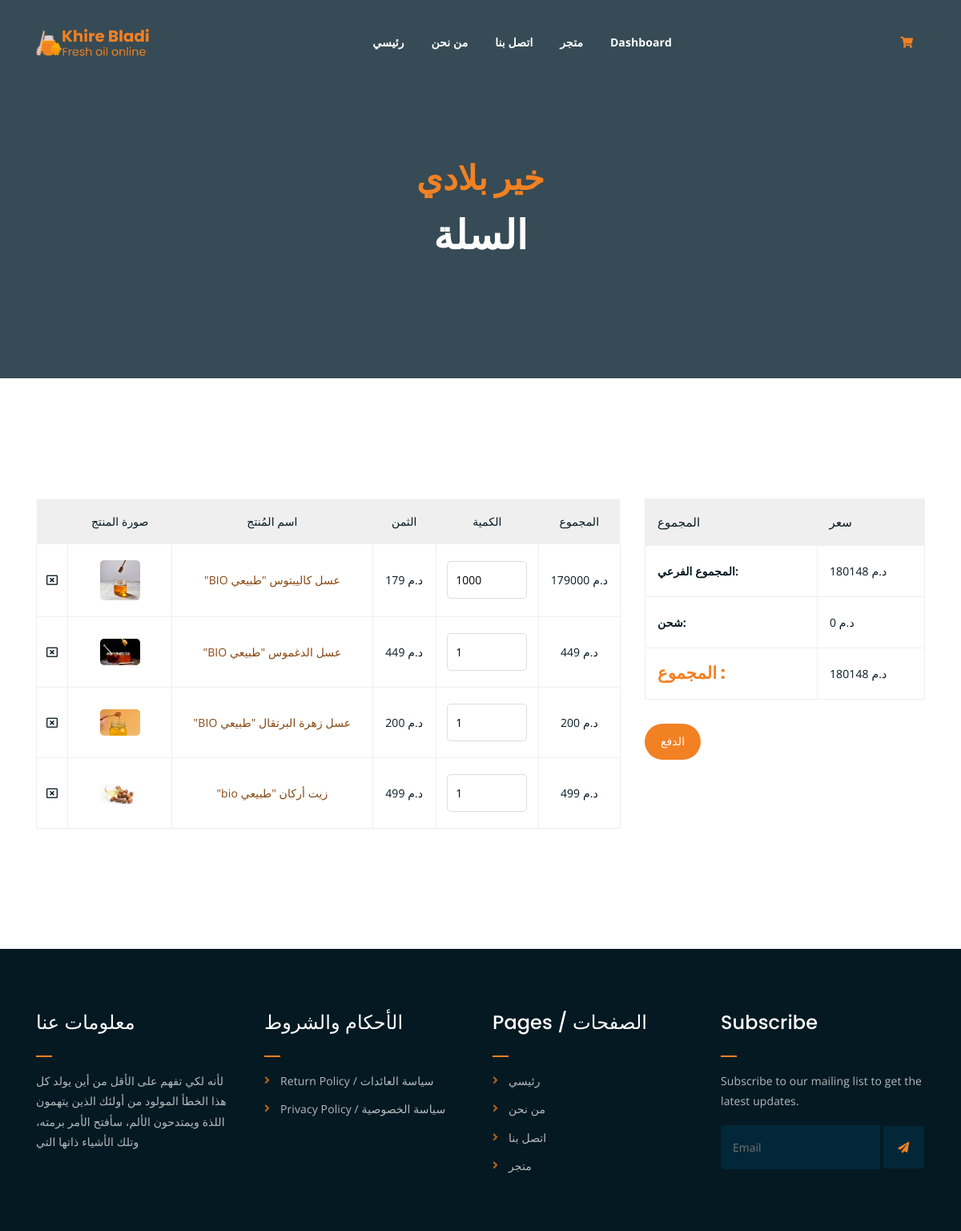
Page /products/cart (signed in) on the committed database.
### products/models.py (models this page shows, shortened)
class OrderItem(models.Model):
    product = models.ForeignKey(Product, on_delete=models.SET_NULL, blank=True, null=True)
    order = models.ForeignKey(Order, on_delete=models.SET_NULL, blank=True, null=True)
    quantity = models.IntegerField(default=0, blank=True, null=True)
    date_added = models.DateTimeField(auto_now_add=True)
    @property
    def get_total(self):
        return self.product.price * self.quantity

class Product(models.Model):
    name = models.CharField(max_length = 100)
    discription = models.TextField()
    categories = models.ForeignKey(Categories, on_delete=models.CASCADE, null=True)
    price = models.FloatField()
    anchor_price = models.FloatField()
    product_image = models.ImageField(upload_to = "product", null=True)
    date = models.DateTimeField(auto_now_add=True)
    is_active = models.BooleanField(default=True)
    slug = AutoSlugField(unique=True)

class Order(models.Model):
    customer = models.ForeignKey(Customer, on_delete=models.SET_NULL, blank=True, null=True)
    date_order = models.DateTimeField(auto_now_add=True)
    complete = models.BooleanField(default=False, blank=True, null=True)
    @property
    def get_cart_total(self):
        orderitem = self.orderitem_set.all()
        total = sum( [ item.get_total for item in orderitem ] )
        return total

### products/views.py (the view)
# urls.py: path("cart", cart, name="cart"),
def cart(request):
    customer = get_customer(request)
    order, created = Order.objects.get_or_create(customer=customer, complete=False)
    items = order.orderitem_set.all()
    context = {
        "items":items,
        "order":order,
    }
    return render(request, 'products/cart.html', context)

### products/context_processors.py (called while the page is built)
def cart_items(request):
    items = []
    try:
        customer = request.user.customer
    except AttributeError :
        try:
            device = request.COOKIES['device']
            customer, created = Customer.objects.get_or_create(device=device)
            order, created = Order.objects.get_or_create(customer=customer, complete=False)
            items = order.orderitem_set.all()
        except:
            items = []
    return {'cartItems': len(items),}

def crsf_token(request):
    csrf_token_included = request.session.get('csrf_token_included', False)
    request.session['csrf_token_included'] = True
    return {'csrf_token_included': csrf_token_included}

### products/views.py (called while the page is built)
def get_customer(request):
    try:
        customer = request.user.customer
    except:
        device = request.COOKIES['device']
        customer, created = Customer.objects.get_or_create(device=device)
    return customer

### products/templates/products/cart.html (shortened to what this page needs)
{% extends 'base.html' %}
{% load static %}
{% block content %}
<div class="breadcrumb-section breadcrumb-bg">
	<div class="container">
		<div class="row">
			<div class="col-lg-8 offset-lg-2 text-center">
				<div class="breadcrumb-text">
					<h2><span class="orange-text">خير بلادي </span></h2>
					<h1>السلة</h1>
				</div>
			</div>
		</div>
	</div>
</div>
<div class="cart-section mt-150 mb-150">
	<div class="container">
		<div class="row">
			<div class="col-lg-8 col-md-12">
				<div class="cart-table-wrap">
					<table class="cart-table">
						<thead class="cart-table-head">
							<tr class="table-head-row">
								<th class="product-remove"></th>
								<th class="product-image">صورة المنتج</th>
								<th class="product-name">اسم المُنتج</th>
								<th class="product-price">الثمن</th>
								<th class="product-quantity">الكمية</th>
								<th class="product-total">المجموع</th>
							</tr>
						</thead>
					<tbody>
							{% for item in items %}
							<tr class="table-body-row" data-id="{{item.id}}">
								<td class="product-remove">
									<a class="remove-item" data-id="{{item.id}}" >
										<i class="far fa-window-close"></i>
									</a>
								</td>
								<td class="product-image"><img src="{{ item.product.product_image.url }}" alt=""></td>
								<td class="product-name">
									<a style="color: #874713;" href="{% url 'single_product' slug=item.product.slug %}">{{item.product.name}}</a>
								</td>
								<td>د.م {{ item.product.price|add:'0' }}</td>
								<td class="product-quantity">
									<input type="number" value="{{ item.quantity }}" class="quantity-input" data-id="{{ item.id }}">
								</td>
								<td class="product-total" id="product-total-{{ item.id }}">د.م {{ item.get_total|add:'0' }}</td>
							</tr>
							{% endfor %}
						</tbody>
					</table>
				</div>
			</div>
			<div class="col-lg-4">
				<div class="total-section">
					<table class="total-table">
						<thead class="total-table-head">
							<tr class="table-total-row">
								<th>المجموع</th>
								<th>سعر</th>
							</tr>
						</thead>
						<tbody>
							<tr class="total-data">
								<td><strong>المجموع الفرعي: </strong></td>
								<td id="total-price">د.م {{ order.get_cart_total|add:'0'  }}</td>
							</tr>
							<tr class="total-data">
								<td><strong>شحن: </strong></td>
								<td>د.م 0</td>
							</tr>
							<tr class="total-data">
                                <td><h4><span class="orange-text" >المجموع :</span></td>
								<td id="total-prices">د.م {{ order.get_cart_total|add:'0' }}</td>
							</tr>
						</tbody>
					</table>
					<div class="cart-buttons">
						<a href="{% url 'checkout' %}" class="boxed-btn black">الدفع</a>
					</div>
				</div>
			</div>
		</div>
	</div>
</div>
{% endblock %}

### amlo/static/css/responsive.css (style rules this page uses)
@media only screen and (min-width: 992px) and (max-width: 1200px) { .cart-buttons a:first-child { margin-right: 0; margin-bottom: 15px; } }

### amlo/static/css/main.css (style rules this page uses)
html { font-size: 14px; font-weight: 400; line-height: 28px; height: 100%; }
body { font-family: "Open Sans", sans-serif; font-weight: 400; font-size: 1rem; letter-spacing: 0.1px; line-height: 1.8; color: #051922; overflow-x: hidden; }
body img { max-width: 100%; }
a { cursor: pointer; text-decoration: none; -webkit-transition: all 0.2s ease-in-out; -o-transition: all 0.2s ease-in-out; transition: all 0.2s ease-in-out; }
h1, .h1, h2, .h2, h3, .h3, h4, .h4, h5, .h5, h6, .h6 { font-family: "Poppins", sans-serif; font-weight: 700; margin: 0 0 1.25rem 0; color: #051922; }
h1:last-child, .h1:last-child, h2:last-child, .h2:last-child, h3:last-child, .h3:last-child, h4:last-child, .h4:last-child, h5:last-child, .h5:last-child, h6:last-child, .h6:last-child { margin: 0; }
h1, .h1 { font-size: 4rem; font-weight: 700; line-height: 4rem; }
h2, .h2 { font-size: 3rem; font-weight: 700; line-height: 3.25rem; }
h4, .h4 { font-size: 1.5rem; font-weight: 700; line-height: 1.75rem; }
.mt-150 { margin-top: 150px; }
.mb-150 { margin-bottom: 150px; }
.orange-text { color: #F28123; }
a.boxed-btn { font-family: 'Poppins', sans-serif; display: inline-block; background-color: #F28123; color: #fff; padding: 10px 20px; }
a.boxed-btn, a.bordered-btn, a.cart-btn, a.cart-btn-border { border-radius: 50px; }
.breadcrumb-bg { background-image: url(../img/breadcrumb-bg.jpg); }
.breadcrumb-text h1 { font-size: 50px; font-weight: 900; color: #fff; margin: 0; margin-top: 20px; }
.breadcrumb-section { padding: 150px 0; background-size: cover; background-position: center center; position: relative; z-index: 1; background-attachment: fixed; padding-top: 200px; }
.breadcrumb-section:after { position: absolute; left: 0; top: 0; width: 100%; height: 100%; content: ""; background-color: #07212e; z-index: -1; opacity: 0.8; }
a.boxed-btn { -webkit-transition: 0.3s; -o-transition: 0.3s; transition: 0.3s; }
.product-image img { -webkit-transition: 0.3s; -o-transition: 0.3s; transition: 0.3s; }
html, body { height: 100%; }
.product-image { padding: 30px; padding-bottom: 0; }
.product-image img { width: 90%; border-radius: 5px; margin-bottom: 20px; }
input[type="number"] { border: 1px solid #ddd; border-radius: 5px; padding: 10px; width: 100px; margin-bottom: 15px; }
table.cart-table { border: 1px solid #f9f9f9; width: 100%; }
thead { border-bottom: 1px solid #eee; }
tr.table-head-row th { border-right: 1px solid #efefef; padding: 15px; font-weight: 500; text-align: center; }
tr.table-head-row th:last-child { border-right: none; }
.cart-table-wrap tbody tr td { text-align: center; }
td.product-image img { max-width: 50px; -webkit-box-shadow: none; box-shadow: none; margin-bottom: 0; }
.cart-table-wrap tbody tr td { border: 1px solid #efefef; padding: 20px 0; color: #051922; }
thead.cart-table-head tr { background-color: #efefef; }
td.product-quantity input { margin-bottom: 0; }
td.product-remove a { color: #051922; }
.total-section table.total-table { border: 1px solid #efefef; width: 100%; }
tr.table-total-row { background-color: #efefef; }
tr.table-total-row th { font-weight: 500; font-size: 15px; padding: 15px; }
table.total-table tbody tr.total-data td { border: 1px solid #efefef; padding: 19px 15px; }
tr.total-data td strong { margin-right: 32px; }
.cart-buttons { margin-top: 30px; }
.cart-buttons a:first-child { margin-right: 20px; }

### rows in the picture
OrderItem: product.product_image (picture), product.name "\"BIO عسل كاليبتوس \"طبيعي", product.price|add "179", quantity "1000", get_total|add "179000"
OrderItem: product.product_image (picture), product.name "\"BIO عسل الدغموس \"طبيعي", product.price|add "449", quantity "1", get_total|add "449"
OrderItem: product.product_image (picture), product.name "\"BIO عسل زهرة البرتقال \"طبيعي", product.price|add "200", quantity "1", get_total|add "200"
OrderItem: product.product_image (picture), product.name "\"bio زيت أركان \"طبيعي", product.price|add "499", quantity "1", get_total|add "499"
Order: get_cart_total|add "180148"
